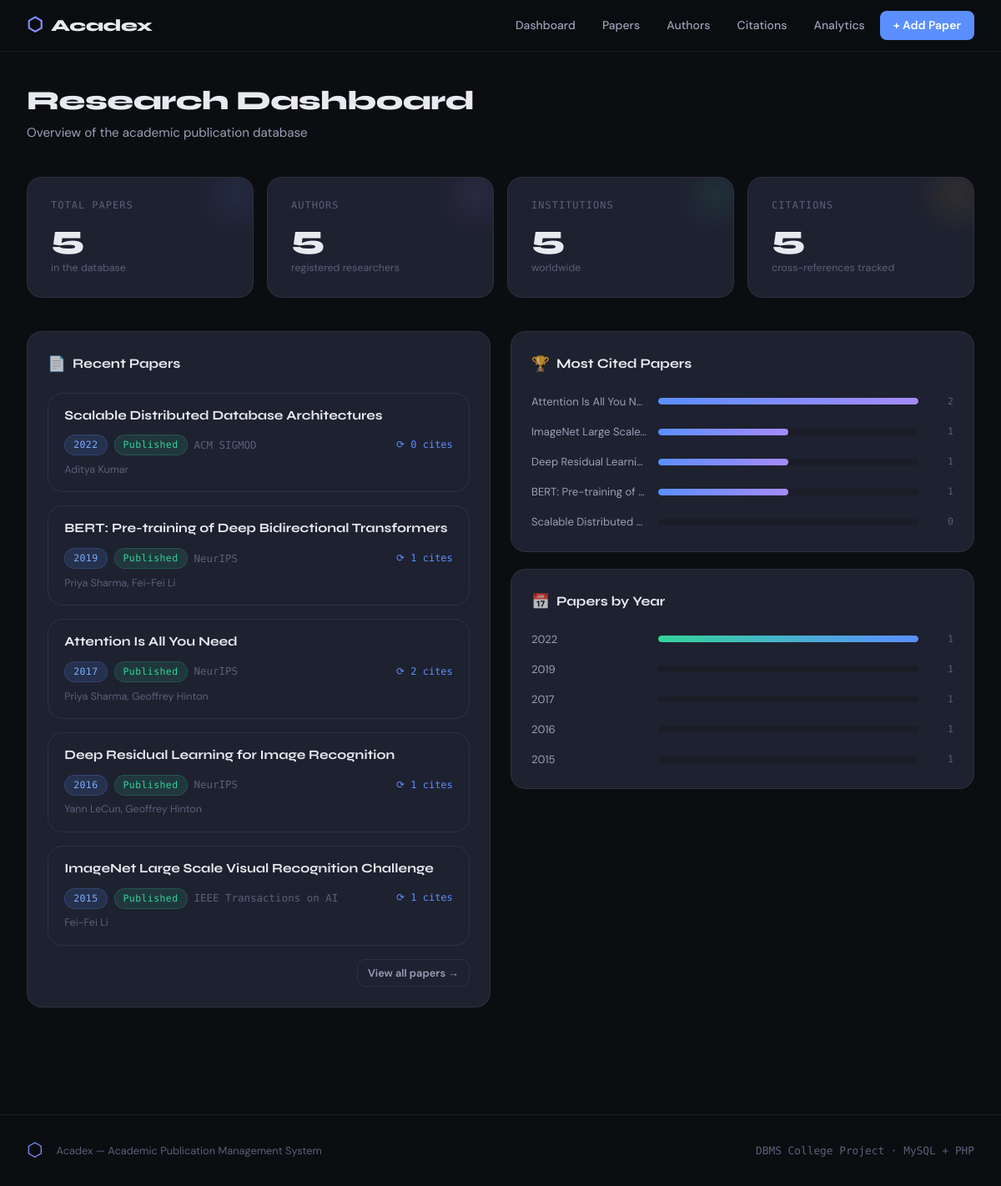
Page /dashboard.php on the committed database.
### tables this page shows
CREATE TABLE papers (
    paper_id         INT AUTO_INCREMENT PRIMARY KEY,
    title            VARCHAR(500) NOT NULL,
    abstract         TEXT,
    keywords         VARCHAR(500),
    doi              VARCHAR(150) UNIQUE,
    publication_year YEAR NOT NULL,
    venue_id         INT,
    pages            VARCHAR(50),
    pdf_url          VARCHAR(255),
    status           ENUM('Published', 'Under Review', 'Preprint', 'Retracted') DEFAULT 'Published',
    created_at       TIMESTAMP DEFAULT CURRENT_TIMESTAMP,
    FOREIGN KEY (venue_id) REFERENCES venues(venue_id) ON DELETE SET NULL,
    FULLTEXT(title, abstract, keywords)
);

### includes/db.php (called while the page is built, shortened)
<?php
function get_db(): mysqli {
    static $conn = null;
    if ($conn === null) {
        $conn = new mysqli(DB_HOST, DB_USER, DB_PASS, DB_NAME);
        $conn->set_charset('utf8mb4');
    }
    return $conn;
}
function db_query(string $sql, array $params = [], string $types = ''): array {
    $db   = get_db();
    $stmt = $db->prepare($sql);
    $stmt->execute();
    $result = $stmt->get_result();
    return $result ? $result->fetch_all(MYSQLI_ASSOC) : [];
}
function db_row(string $sql, array $params = [], string $types = ''): ?array {
    $rows = db_query($sql, $params, $types);
    return $rows[0] ?? null;
}
?>

### dashboard.php (the view, shortened to what this page needs)
<?php
require 'includes/db.php';
$totals = db_row("
    SELECT
        (SELECT COUNT(*) FROM papers)       AS papers,
        (SELECT COUNT(*) FROM authors)      AS authors,
        (SELECT COUNT(*) FROM institutions) AS institutions,
        (SELECT COUNT(*) FROM citations)    AS citations
");
$recent = db_query("
    SELECT pd.paper_id, pd.title, pd.publication_year, pd.status,
           pd.venue_name, pd.citation_count,
           GROUP_CONCAT(CONCAT(a.first_name,' ',a.last_name)
               ORDER BY pa.author_order SEPARATOR ', ') AS authors
    FROM paper_details pd
    LEFT JOIN paper_authors pa ON pd.paper_id = pa.paper_id
    LEFT JOIN authors a        ON pa.author_id = a.author_id
    GROUP BY pd.paper_id
    ORDER BY pd.publication_year DESC
    LIMIT 5
");
$top_cited = db_query("
    SELECT paper_id, title, citation_count, publication_year
    FROM paper_details
    ORDER BY citation_count DESC
    LIMIT 5
");
$by_year = db_query("
    SELECT publication_year, COUNT(*) AS cnt
    FROM papers
    GROUP BY publication_year
    ORDER BY publication_year DESC
    LIMIT 6
");
$max_year = max(array_column($by_year, 'cnt') ?: [1]);
include 'includes/header.php';
?>
<div class="page-header">
  <h1>Research Dashboard</h1>
  <p>Overview of the academic publication database</p>
</div>
<div class="stats-grid">
  <div class="stat-card" style="--accent-clr: var(--accent)">
    <div class="stat-label">Total Papers</div>
    <div class="stat-value" data-count="<?= $totals['papers'] ?>"><?= $totals['papers'] ?></div>
    <div class="stat-sub">in the database</div>
  </div>
  <div class="stat-card" style="--accent-clr: var(--accent2)">
    <div class="stat-label">Authors</div>
    <div class="stat-value" data-count="<?= $totals['authors'] ?>"><?= $totals['authors'] ?></div>
    <div class="stat-sub">registered researchers</div>
  </div>
  <div class="stat-card" style="--accent-clr: var(--accent3)">
    <div class="stat-label">Institutions</div>
    <div class="stat-value" data-count="<?= $totals['institutions'] ?>"><?= $totals['institutions'] ?></div>
    <div class="stat-sub">worldwide</div>
  </div>
  <div class="stat-card" style="--accent-clr: var(--warn)">
    <div class="stat-label">Citations</div>
    <div class="stat-value" data-count="<?= $totals['citations'] ?>"><?= $totals['citations'] ?></div>
    <div class="stat-sub">cross-references tracked</div>
  </div>
</div>
<div class="two-col">
  <div class="card">
    <div class="card-title"><span class="ct-icon">📄</span> Recent Papers</div>
    <?php if ($recent): ?>
    <div style="display:flex;flex-direction:column;gap:1rem;">
      <?php foreach ($recent as $p): ?>
      <div class="paper-card" style="padding:1rem 1.2rem;">
        <h3><?= htmlspecialchars($p['title']) ?></h3>
        <div class="paper-meta">
          <span class="badge badge-blue"><?= $p['publication_year'] ?></span>
          <?php
            $cls = match($p['status']) {
              'Published'    => 'badge-green',
              'Under Review' => 'badge-yellow',
              'Preprint'     => 'badge-purple',
              default        => 'badge-red'
            };
          ?>
          <span class="badge <?= $cls ?>"><?= $p['status'] ?></span>
          <?php if ($p['venue_name']): ?>
          <span class="mono"><?= htmlspecialchars($p['venue_name']) ?></span>
          <?php endif; ?>
          <span class="cite-count">⟳ <?= $p['citation_count'] ?> cites</span>
        </div>
        <?php if ($p['authors']): ?>
        <div style="font-size:0.78rem;color:var(--text3);margin-top:0.4rem;">
          <?= htmlspecialchars($p['authors']) ?>
        </div>
        <?php endif; ?>
      </div>
      <?php endforeach; ?>
    </div>
    <div style="margin-top:1rem;text-align:right;">
      <a href="papers.php" class="btn btn-outline btn-sm">View all papers →</a>
    </div>
    <?php else: ?>
    <div class="empty-state"><div class="es-icon">📭</div><p>No papers yet.</p></div>
    <?php endif; ?>
  </div>
  <div style="display:flex;flex-direction:column;gap:1.25rem;">
    <div class="card">
      <div class="card-title"><span class="ct-icon">🏆</span> Most Cited Papers</div>
      <?php if ($top_cited): ?>
      <div class="bar-chart">
        <?php foreach ($top_cited as $i => $p):
          $pct = $max_year > 0 ? round($p['citation_count'] / max(array_column($top_cited,'citation_count')) * 100) : 0;
        ?>
        <div class="bar-row">
          <div class="bar-label" title="<?= htmlspecialchars($p['title']) ?>">
            <?= htmlspecialchars(mb_strimwidth($p['title'], 0, 28, '…')) ?>
          </div>
          <div class="bar-track">
            <div class="bar-fill" data-width="<?= $pct ?>%"></div>
          </div>
          <div class="bar-val"><?= $p['citation_count'] ?></div>
        </div>
        <?php endforeach; ?>
      </div>
      <?php else: ?>
      <p style="color:var(--text3);font-size:0.85rem;">No citation data yet.</p>
      <?php endif; ?>
    </div>
    <div class="card">
      <div class="card-title"><span class="ct-icon">📅</span> Papers by Year</div>
      <?php if ($by_year): ?>
      <div class="bar-chart">
        <?php foreach ($by_year as $row):
          $pct = round($row['cnt'] / $max_year * 100);
        ?>
        <div class="bar-row">
          <div class="bar-label"><?= $row['publication_year'] ?></div>
          <div class="bar-track">
            <div class="bar-fill" data-width="<?= $pct ?>%" style="background:linear-gradient(90deg,var(--accent3),var(--accent));"></div>
          </div>
          <div class="bar-val"><?= $row['cnt'] ?></div>
        </div>
        <?php endforeach; ?>
      </div>
      <?php else: ?>
      <p style="color:var(--text3);font-size:0.85rem;">No data.</p>
      <?php endif; ?>
    </div>
  </div>
</div>
<?php include 'includes/footer.php'; ?>

### rows in the picture
papers: title "Scalable Distributed Database Architectures", publication_year "2022", status "Published", venue_name "ACM SIGMOD", citation_count "0", authors "Aditya Kumar", title "Scalable Distributed…"
papers: title "BERT: Pre-training of Deep Bidirectional Transformers", publication_year "2019", status "Published", venue_name "NeurIPS", citation_count "1", authors "Priya Sharma, Fei-Fei Li", title "BERT: Pre-training of…", $pct 50 (drawn)
papers: title "Attention Is All You Need", publication_year "2017", status "Published", venue_name "NeurIPS", citation_count "2", authors "Priya Sharma, Geoffrey Hinton", title "Attention Is All You N…", $pct 100 (drawn)
papers: title "Deep Residual Learning for Image Recognition", publication_year "2016", status "Published", venue_name "NeurIPS", citation_count "1", authors "Yann LeCun, Geoffrey Hinton", title "Deep Residual Learni…", $pct 50 (drawn)
papers: title "ImageNet Large Scale Visual Recognition Challenge", publication_year "2015", status "Published", venue_name "IEEE Transactions on AI", citation_count "1", authors "Fei-Fei Li", title "ImageNet Large Scale…", $pct 50 (drawn)

### other values in the picture
$totals['papers'] "5"
$totals['authors'] "5"
$totals['institutions'] "5"
$totals['citations'] "5"
$row['publication_year'] "2022"
$row['cnt'] "1"
$row['publication_year'] "2019"
$row['publication_year'] "2017"
$row['publication_year'] "2016"
$row['publication_year'] "2015"
